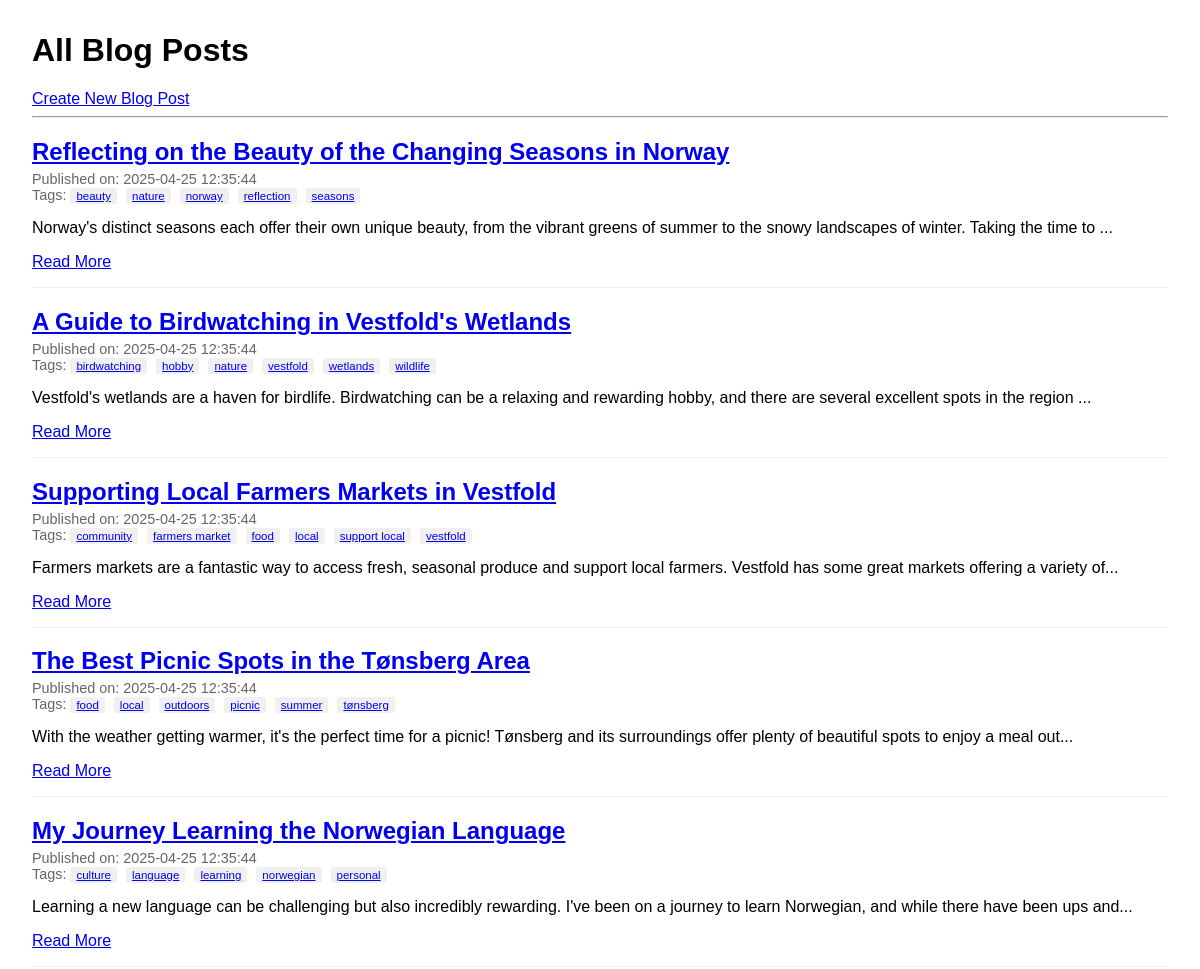
Before: / (upper part) with the older database file.
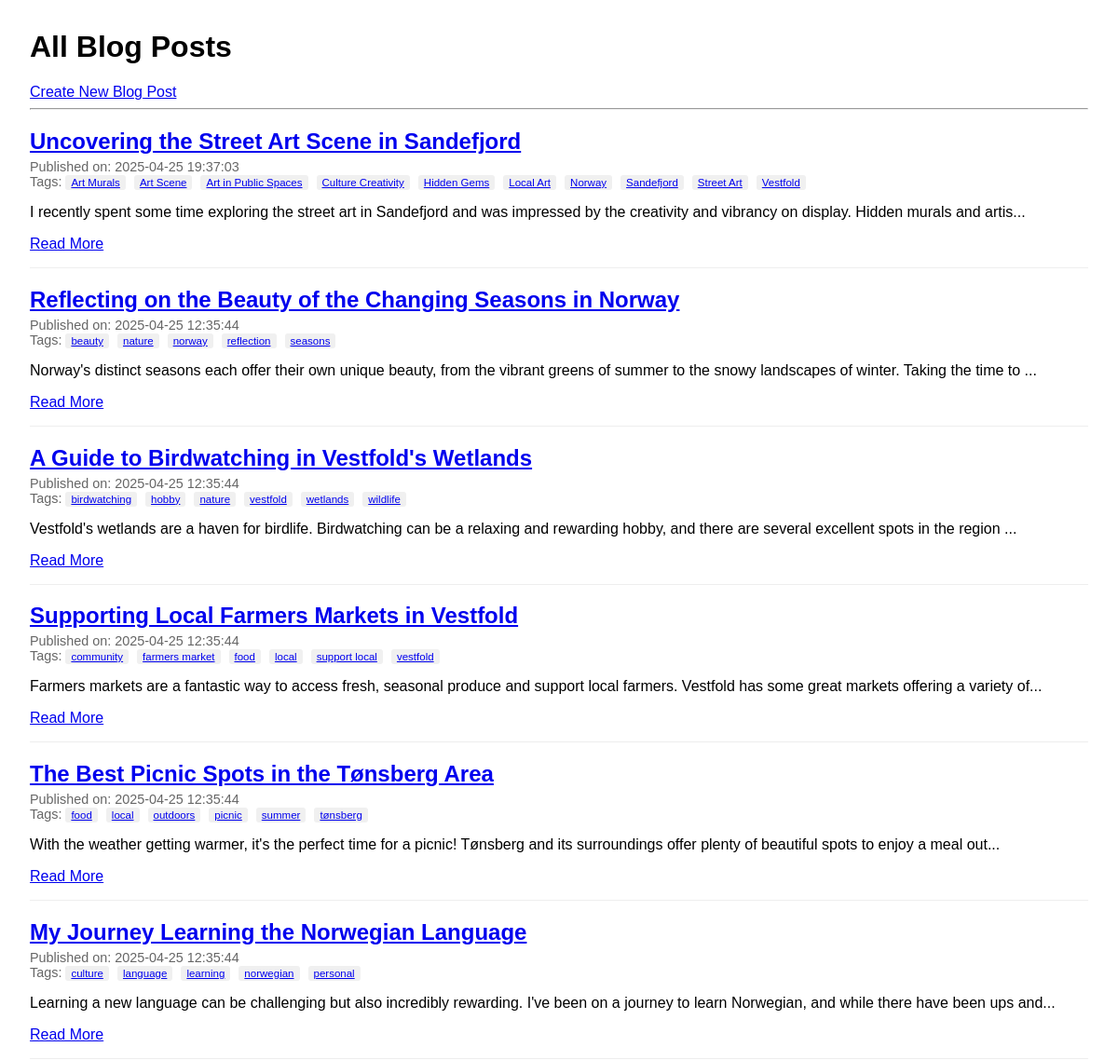
After: the same page with the newer database file.
### tables this page shows
CREATE TABLE posts (
    id INTEGER PRIMARY KEY AUTOINCREMENT, -- Unique identifier for each post
    title TEXT NOT NULL,                  -- Title of the blog post
    content TEXT NOT NULL,                -- Main body/content of the post
    published_date TIMESTAMP NOT NULL DEFAULT CURRENT_TIMESTAMP -- When the post was created/published
);

CREATE TABLE tags (
    id INTEGER PRIMARY KEY AUTOINCREMENT, -- Unique identifier for each tag
    name TEXT NOT NULL UNIQUE             -- Name of the tag (must be unique)
);

### app.py (the view)
@app.route('/')
def index():
    try:
        posts_raw = db.get_all_posts() # Get basic post data
        posts_with_tags = []
        for post in posts_raw:
            tags = db.get_tags_for_post(post['id'])
            post_dict = dict(post)
            post_dict['tags'] = tags
            posts_with_tags.append(post_dict)
        return render_template('index.html', posts=posts_with_tags)
    except Exception as e:
        app.logger.error(f"Error fetching posts/tags for index page: {e}")
        return "<h1>An error occurred fetching posts.</h1>", 500

### db.py (called while the page is built)
def get_db_connection():
    conn = sqlite3.connect(DATABASE_PATH)
    conn.row_factory = sqlite3.Row
    return conn

def get_all_posts(order_by="published_date DESC"):
    posts = []
    conn = None # Initialize conn to None
    try:
        conn = get_db_connection()
        cursor = conn.cursor()
        allowed_orders = ["published_date DESC", "published_date ASC", "title ASC", "title DESC"]
        if order_by not in allowed_orders:
            order_by = "published_date DESC" # Default to safe ordering
        query = f"SELECT id, title, content, published_date FROM posts ORDER BY {order_by}"
        cursor.execute(query)
        posts = cursor.fetchall()
    except sqlite3.Error as e:
        print(f"Database error in get_all_posts: {e}")
    finally:
        if conn:
            conn.close()
    return posts

def get_tags_for_post(post_id):
    tags = []
    conn = None
    try:
        conn = get_db_connection()
        cursor = conn.cursor()
        cursor.execute("""
            SELECT t.id, t.name
            FROM tags t
            JOIN post_tags pt ON t.id = pt.tag_id
            WHERE pt.post_id = ?
            ORDER BY t.name
        """, (post_id,))
        tags = cursor.fetchall()
    except sqlite3.Error as e:
        print(f"Database error in get_tags_for_post for post {post_id}: {e}")
    finally:
        if conn:
            conn.close()
    return tags

### templates/index.html (shortened to what this page needs)
<!DOCTYPE html>
<html lang="en">
  <head>
  </head>
  <body>
    <h1>All Blog Posts</h1>
    <a href="{{ url_for('create_post') }}">Create New Blog Post</a>
    <hr />
    {% if posts %} {% for post in posts %}
    <article>
      <h2>
        <a href="{{ url_for('post', post_id=post['id']) }}"
          >{{ post['title'] }}</a
        >
      </h2>
      <div class="post-meta">
        Published on: {{ post['published_date'] }}
        {% if post['tags'] %}
        <div class="tags">
          Tags: {% for tag in post['tags'] %}
          <span
            ><a href="{{ url_for('posts_by_tag', tag_name=tag['name']) }}"
              >{{ tag['name'] }}</a
            ></span
          >
           {% endfor %}
        </div>
        {% endif %}
      </div>
      <div class="post-excerpt">
        <p>
          {{ post['content'][:150] }}{% if post['content']|length > 150 %}...{%
          endif %}
        </p>
      </div>
      <a href="{{ url_for('post', post_id=post['id']) }}">Read More</a>
    </article>
    {% endfor %} {% else %}
    <p>No posts found yet!</p>
    {% endif %}
  </body>
</html>

### templates/index.html (style rules this page uses)
body { font-family: sans-serif; margin: 2em; }
article { border-bottom: 1px solid #eee; padding-bottom: 1em; margin-bottom: 1em; }
h2 { margin-bottom: 0.2em; }
.post-meta { color: #666; font-size: 0.9em; }
.post-excerpt { margin-top: 0.5em; }
.tags span { background-color: #f0f0f0; padding: 2px 6px; border-radius: 3px; margin-right: 5px; font-size: 0.8em; }

Changed rows visible on the page:
added posts: title "Uncovering the Street Art Scene in Sandefjord", published_date "2025-04-25 19:37:03", content "I recently spent some time exploring the street art in Sandefjord and was impressed by the creativity and vibrancy on display. Hidden murals and artis"
added tags: name "Art Murals", shown under "Uncovering the Street Art Scene in Sandefjord"
added tags: name "Art Scene", shown under "Uncovering the Street Art Scene in Sandefjord"
added tags: name "Art in Public Spaces", shown under "Uncovering the Street Art Scene in Sandefjord"
added tags: name "Culture Creativity", shown under "Uncovering the Street Art Scene in Sandefjord"
added tags: name "Hidden Gems", shown under "Uncovering the Street Art Scene in Sandefjord"
added tags: name "Local Art", shown under "Uncovering the Street Art Scene in Sandefjord"
added tags: name "Norway", shown under "Uncovering the Street Art Scene in Sandefjord"
added tags: name "Sandefjord", shown under "Uncovering the Street Art Scene in Sandefjord"
added tags: name "Street Art", shown under "Uncovering the Street Art Scene in Sandefjord"
added tags: name "Vestfold", shown under "Uncovering the Street Art Scene in Sandefjord"
